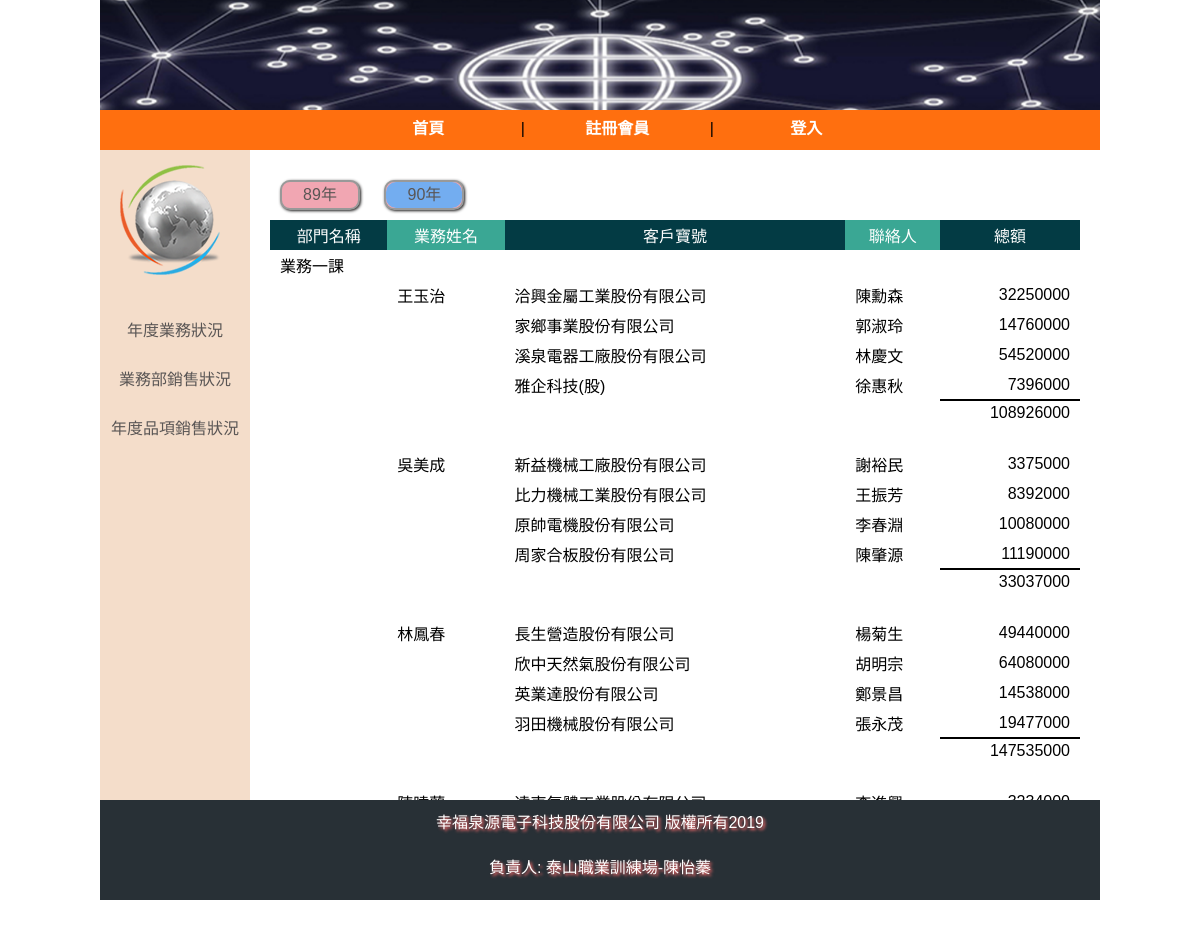
The page /index.php?do=content&repo=sales on the database its author committed.
### tables this page shows
CREATE TABLE `dept` (
  `id` int(10) UNSIGNED NOT NULL,
  `部門名稱` varchar(4) DEFAULT NULL,
  `部門代號` varchar(3) DEFAULT NULL,
  `主管姓名` varchar(3) DEFAULT NULL
);

CREATE TABLE `employee` (
  `id` int(10) UNSIGNED NOT NULL,
  `姓名` varchar(3) DEFAULT NULL,
  `現任職稱` varchar(5) DEFAULT NULL,
  `部門代號` varchar(3) DEFAULT NULL,
  `縣市` varchar(3) DEFAULT NULL,
  `地址` varchar(18) DEFAULT NULL,
  `電話` varchar(16) DEFAULT NULL,
  `郵遞區號` int(3) DEFAULT NULL,
  `目前月薪資` int(6) DEFAULT NULL,
  `年假天數` int(2) DEFAULT NULL
);

### dept_sales.php (the view, shortened to what this page needs)
<?php
  $year=(!empty($_GET['year']))?$_GET['year']:90;
$empSQL="SELECT
  `dept`.`部門名稱`,
	`employee`.`姓名`
FROM
    `dept`,
    `employee`
WHERE
  `dept`.`部門代號`=`employee`.`部門代號` &&
  `dept`.id BETWEEN 6 AND 9
ORDER BY
  CONVERT(`dept`.`部門名稱` using big5) ASC,
  CONVERT(`employee`.`姓名` using big5) ASC";
$saleSQL="SELECT
  	`sales2`.`業務姓名`,
    `customer`.`客戶寶號`,
    `customer`.`聯絡人`,
    sum(`sales2`.`數量`*`product`.`單價`) AS `總額`
FROM
	`customer`,
    `sales2`,
    `product`
WHERE
	`customer`.`客戶代號`=`sales2`.`客戶代號` &&
    `sales2`.`產品代號`=`product`.`產品代號` &&
    `sales2`.`交易年`='$year'
GROUP BY
    `customer`.`客戶代號`";
$emps=$pdo->query($empSQL)->fetchAll(PDO::FETCH_ASSOC);
$sale=$pdo->query($saleSQL)->fetchAll(PDO::FETCH_ASSOC);
$name=[];
foreach($sale as $s){
  $name[$s['業務姓名']][]=$s;
}
foreach($emps as $k => $e){
  if(!empty($name[$e['姓名']])){
     $emps[$k]['客戶']=$name[$e['姓名']];
  }else{
    unset($emps[$k]);
  }
}
$dept=[];
foreach($emps as $k => $e){
  $dept[$e['部門名稱']][]=$e;
}
?>
<ul class="btn">
  <li><a href="?do=content&repo=sales&year=89" class="<?=($year==89)?'active':'';?>">89年</a></li>
  <li><a href="?do=content&repo=sales&year=90" class="<?=($year==90)?'active':'';?>">90年</a></li>
</ul>
<table class="table">
  <tr>
    <td class="ti1">部門名稱</td>
    <td class="ti2">業務姓名</td>
    <td class="ti1">客戶寶號</td>
    <td class="ti2">聯絡人</td>
    <td class="ti1">總額</td>
  </tr>
<?php
  foreach($dept as $key => $dep){
    echo "<tr><td colspan='5' class='tal'>".$key."</td></tr>";
    foreach($dep as $emp){
      echo "<tr><td>&nbsp;</td><td class='tal'>".$emp['姓名']."</td>";
      $sumSales=0;
      foreach($emp['客戶'] as $cs){
        echo "<td>".$cs['客戶寶號']."</td>";
        echo "<td>".$cs['聯絡人']."</td>";
        echo "<td class='sum-cur'>".$cs['總額']."</td></tr>";
        echo "<tr><td>&nbsp;</td><td>&nbsp;</td>";
        $sumSales+=$cs['總額'];
      }
      echo "<td colspan='2'></td>";
      echo "<td class='sum-sales'>".$sumSales."</td></tr>";
      echo "<tr><td colspan='5'>&nbsp;</td></tr>";
    }
  }
?>
</table>

### style.css (style rules this page uses)
* { box-sizing: border-box; font-size:16px; font-family: "微軟正黑體",Arial, Helvetica, sans-serif; padding:0; margin:0; }
html { width:100%; height:100%; }
body { background-image:url("asset/bag.jpg"); background-repeat:no-repeat; margin:0px; padding:0px; width:100vw; height:120vh; }
ul { list-style-type: none; }
.table { border-collapse: collapse; width:100%; }
.table td { padding:3px 10px; border:1px solid rgb(40, 41, 41); }
.ti1 { background-color: rgb(3, 59, 68); color:rgb(255, 255, 255); }
.ti2 { background-color: rgb(58, 167, 148); color:rgb(255, 255, 255); }
.btn li { display:inline-block; margin:10px 10px; width:80px; height:30px; line-height:26px; border-radius:10px; border:2px solid rgb(153, 153, 153); box-shadow:1px 1px 3px rgb(26, 25, 25); text-align:center; vertical-align:middle; background-color:rgb(241, 166, 178); }
.btn li .active { background:rgb(115, 173, 240); border-radius:10px; }
.btn li a { text-decoration:none; display:block; }
a { color:rgb(90, 86, 85); }

### dept_sales.php (style rules this page uses)
.table td { padding:3px 10px; border:0px; }
.table tr:nth-child(1) { text-align:center; }
.table .sum-sales { border-top:2px solid black; }
.sum-sales,.sum-dept,.sum-cur { text-align:right; }

### rows shown on the page
dept: employee.姓名 "王玉治", 客戶寶號 "洽興金屬工業股份有限公司", 聯絡人 "陳勳森", 總額 "32250000", 客戶寶號 "家鄉事業股份有限公司", 聯絡人 "郭淑玲", 總額 "14760000", 客戶寶號 "溪泉電器工廠股份有限公司", 聯絡人 "林慶文", 總額 "54520000", 客戶寶號 "雅企科技(股)", 聯絡人 "徐惠秋", 總額 "7396000", sumSales "108926000", employee.姓名 "吳美成", 客戶寶號 "新益機械工廠股份有限公司", 聯絡人 "謝裕民", 總額 "3375000", 客戶寶號 "比力機械工業股份有限公司", 聯絡人 "王振芳", 總額 "8392000", 客戶寶號 "原帥電機股份有限公司", 聯絡人 "李春淵", 總額 "10080000", 客戶寶號 "周家合板股份有限公司", 聯絡人 "陳肇源", 總額 "11190000", sumSales "33037000", employee.姓名 "林鳳春", 客戶寶號 "長生營造股份有限公司", 聯絡人 "楊菊生", 總額 "49440000", 客戶寶號 "欣中天然氣股份有限公司", 聯絡人 "胡明宗", 總額 "64080000", 客戶寶號 "英業達股份有限公司", 聯絡人 "鄭景昌", 總額 "14538000", 客戶寶號 "羽田機械股份有限公司", 聯絡人 "張永茂", 總額 "19477000", sumSales "147535000"

### other values the page prints
$key "業務一課"
